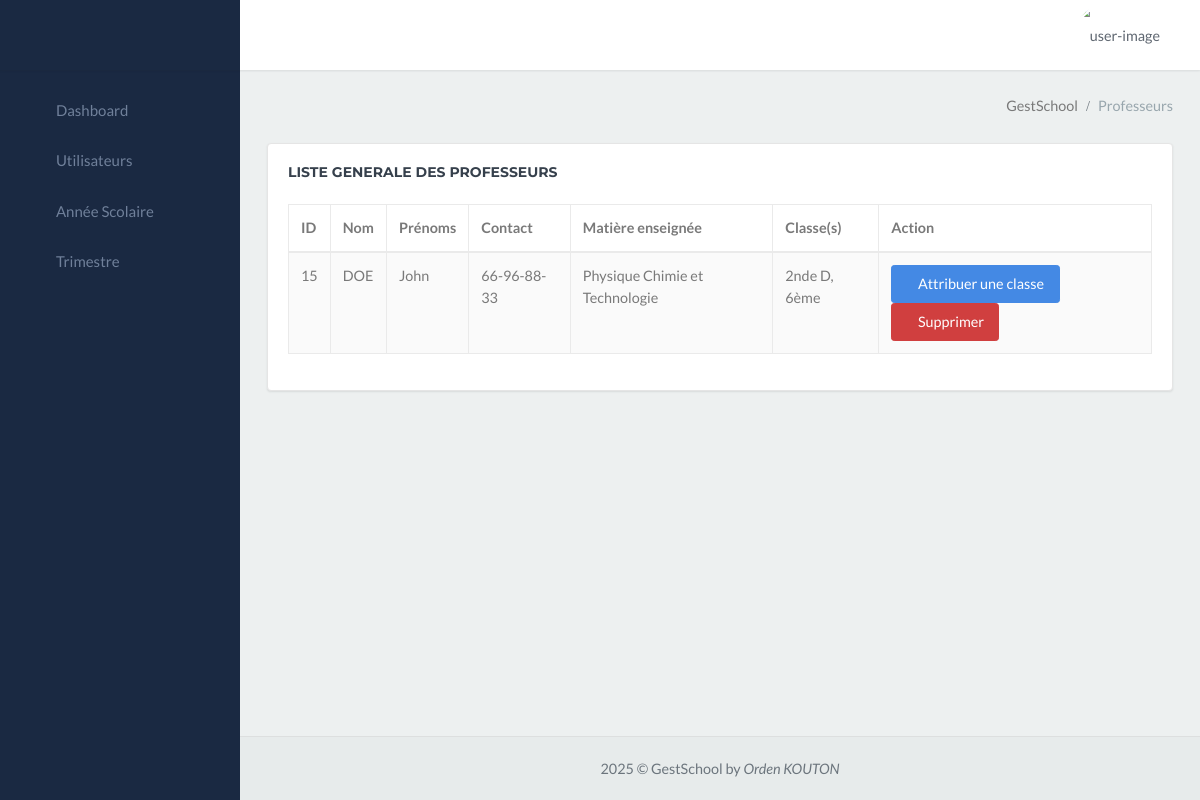
Before: /gestschool_app/professeur/ with the older database file.
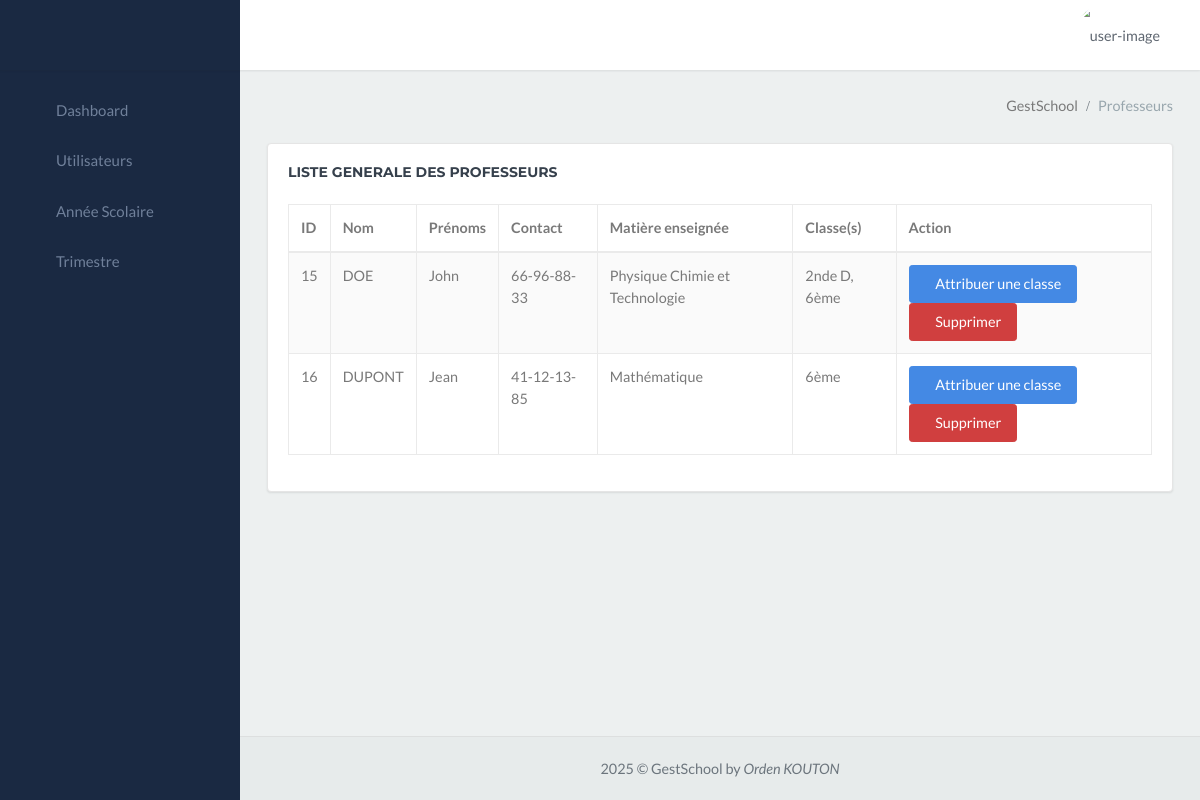
After: the same page with the newer database file.
### gestschool_app/models.py (models this page shows)
class Professeur(models.Model):
    user = models.OneToOneField(settings.AUTH_USER_MODEL, on_delete=models.CASCADE, null=True, blank=True)
    nom = models.CharField(max_length=80)
    prenom = models.CharField(max_length=100)
    role = models.CharField(max_length=100)
    contact = models.CharField(max_length=100)
    email = models.CharField(max_length=100)
    matiere = models.ForeignKey(Matiere, on_delete=models.CASCADE)
    annee_scolaire = models.ForeignKey(AnneeScolaire, on_delete=models.SET_NULL, null=True, blank=True)

class Matiere(models.Model):
    nom = models.CharField(max_length=80)
    sigle = models.CharField(max_length=50)

class Classe_exist(models.Model):
    fusion = models.CharField(max_length=80)

### gestschool_app/views.py (the view)
# urls.py: path('professeur/', views.professeur, name='professeur'),
def professeur(request):
    annee_active = AnneeScolaire.objects.filter(active=True).first()
    classes = Classe_exist.objects.all()
    professeurs = Professeur.objects.filter(Q(role='Professeur') & Q(annee_scolaire_id=annee_active))
    for professeur in professeurs:
        classes_attribuees = Professeur_Classe.objects.filter(professeur=professeur)
        professeur.classes_attribuees = [pc.classe.fusion for pc in classes_attribuees]
    return render(request, 'professeur.html', {'professeurs': professeurs, 'classes': classes})

### gestschool_app/templates/professeur.html (shortened to what this page needs)
{% extends "menu.html" %}
{% block content %}
<div class="content-page">
    <div class="content">
        <div class="container-fluid">
            <div class="row">
                <div class="col-12">
                    <div class="page-title-box">
                        <div class="page-title-right">
                            <ol class="breadcrumb p-0 m-0">
                                <li class="breadcrumb-item active">GestSchool</li>
                                <li class="breadcrumb-item"><a>Professeurs</a></li>
                            </ol>
                        </div>
                        <div class="clearfix"></div>
                    </div>
                </div>
            </div>
            <div class="row">
                <div class="col-12">
                    <div class="card">
                        <div class="card-body table-responsive">
                            <h4 class="m-t-0 header-title mb-4"><b>LISTE GENERALE DES PROFESSEURS</b></h4>
                            <table id="datatable-buttons"
                                class="table table-striped table-bordered dt-responsive nowrap"
                                style="border-collapse: collapse; border-spacing: 0; width: 100%;">
                                <thead>
                                    <tr>
                                        <th>ID</th>
                                        <th>Nom</th>
                                        <th>Prénoms</th>
                                        <th>Contact</th>
                                        <th>Matière enseignée</th>
                                        <th>Classe(s)</th>
                                        <th>Action</th>
                                    </tr>
                                </thead>
                                <tbody>
                                    {% for professeur in professeurs %}
                                    <tr>
                                        <td>{{ professeur.id }}</td>
                                        <td>{{ professeur.nom }}</td>
                                        <td>{{ professeur.prenom }}</td>
                                        <td>{{ professeur.contact }}</td>
                                        <td>{{ professeur.matiere.nom }}</td>
                                        <td>
                                            {% for classe in professeur.classes_attribuees %}
                                                {{ classe }}{% if not forloop.last %}, {% endif %}
                                            {% empty %}
                                                Aucune classe attribuée
                                            {% endfor %}
                                        </td>
                                        <td>
                                            <button class="btn btn-success" data-toggle="modal" data-target="#editModal{{ professeur.id }}">
                                               <i class="ion ion-ios-color-wand"></i>Attribuer une classe
                                            </button>
                                            <button class="btn btn-danger" data-toggle="modal" data-target="#deleteModal{{ professeur.id }}">
                                                <i class="ion ion-ios-trash"></i>Supprimer
                                            </button>
                                        </td>
                                    </tr>
                                    {% endfor %}
                                </tbody>
                            </table>
                        </div>
                    </div>
                </div>
            </div>
        </div>
    </div>
</div>
{% endblock %}

Changed rows visible on the page:
added Professeur: id "16", nom "DUPONT", prenom "Jean", contact "41-12-13-85", matiere.nom "Mathématique", classes_attribuees "6ème"
